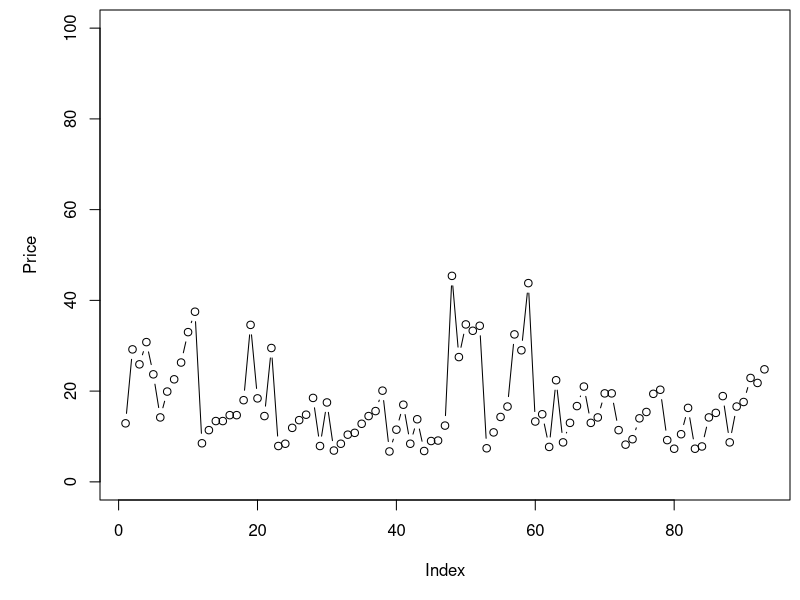
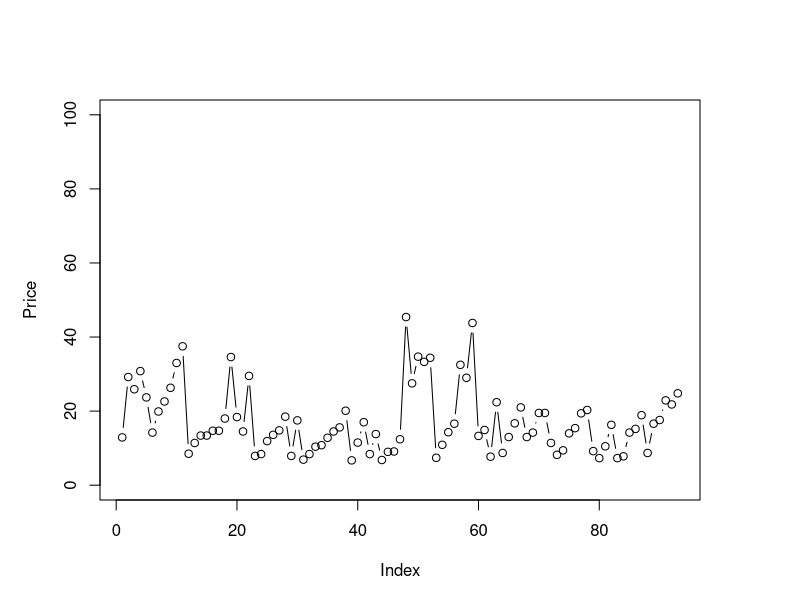
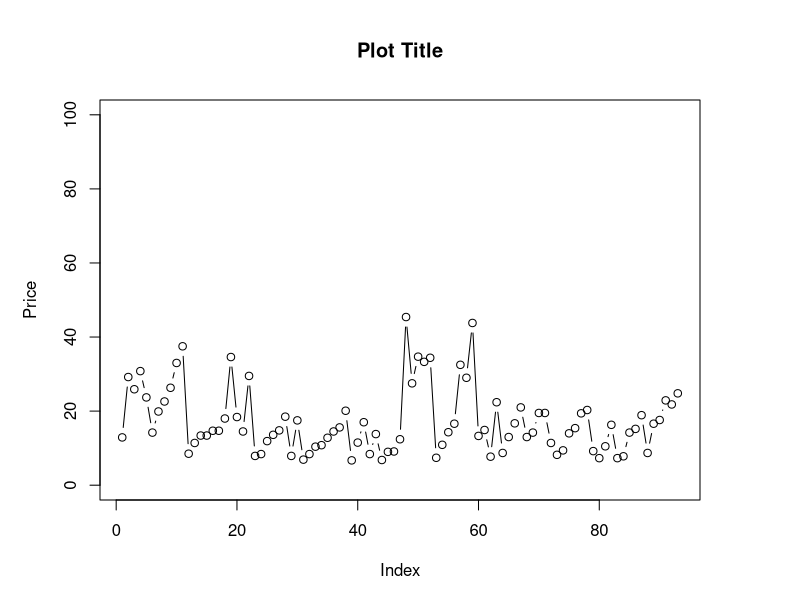
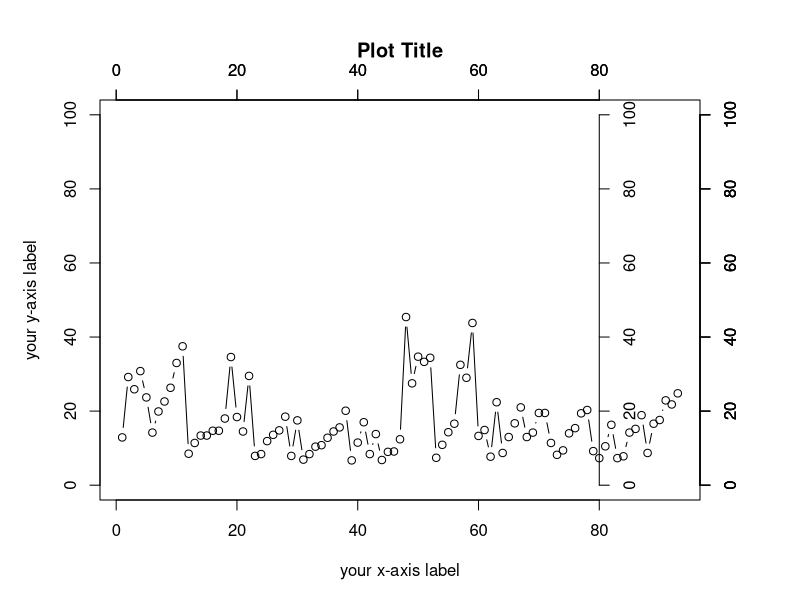
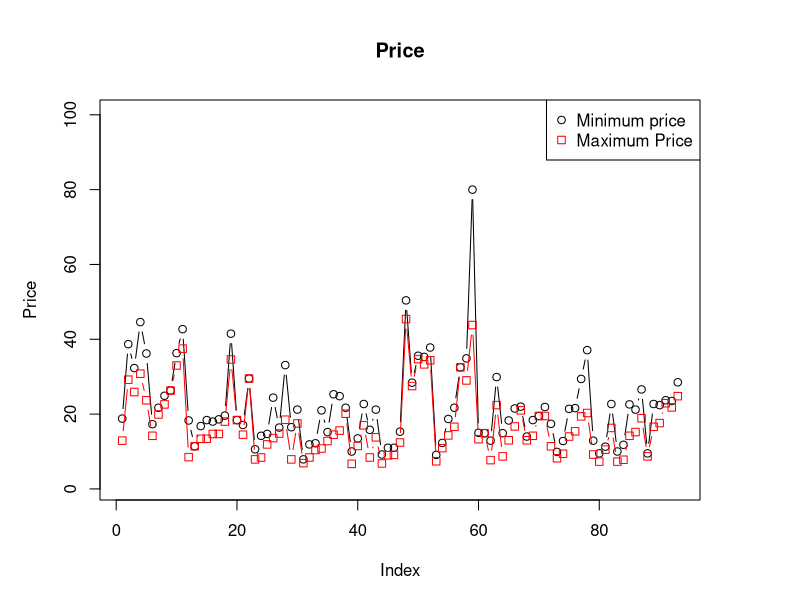
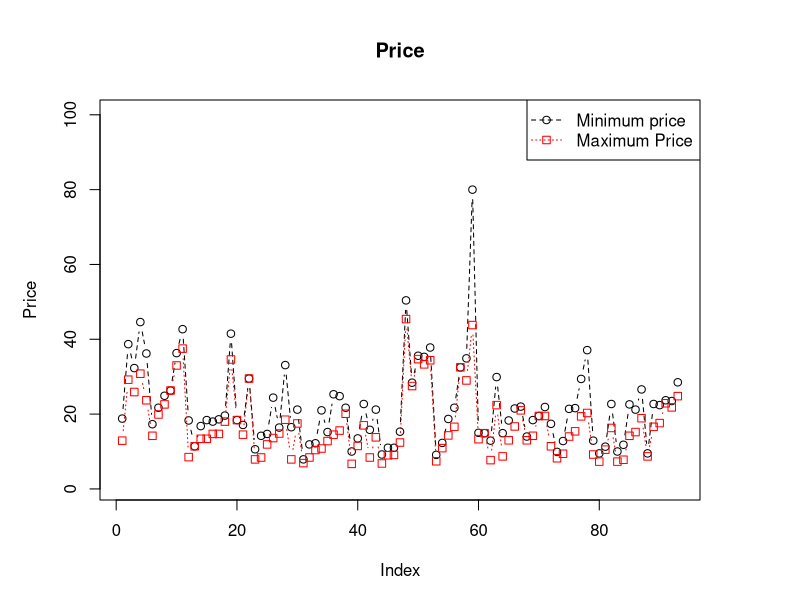
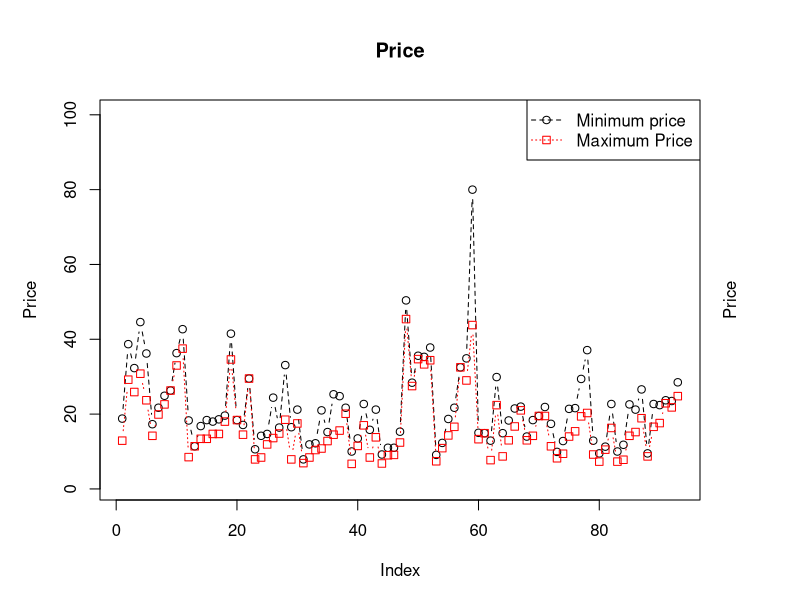
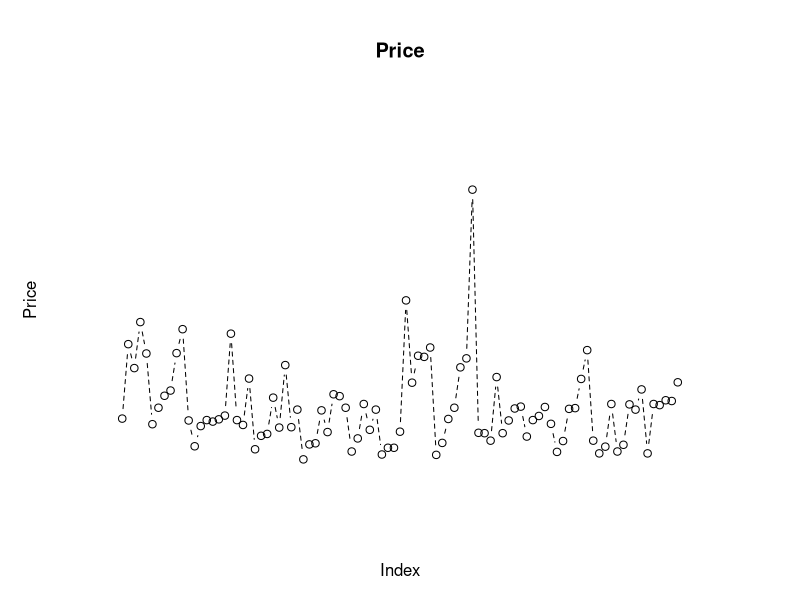

These figures' R source, in order:
#Set the margin of the plot
#par(mai=c(bottom, left,top,right)

library('MASS')
par(mai=c(10,10,1,1)/10)
plot(Cars93$Min.Price,type='b',ylab = 'Price',ylim = c(0,100))
par(mai=c(10,10,10,10)/10)
plot(Cars93$Min.Price,type='b',ylab = 'Price',ylim = c(0,100))

#plot title
plot(Cars93$Min.Price,type='b',ylab = 'Price',ylim = c(0,100),main='Plot Title')

#x-axis label - use xlab='your x-axis label'
#x-axis label - use ylab='your y-axis label'

plot(Cars93$Min.Price,type='b',ylab = 'your y-axis label',xlab='your x-axis label',ylim = c(0,100),main='Plot Title')

#axis() function is used to enable axis. By default, the botton and left axis are enabled.
#To enable axis on the top and right, use the following code
axis(side = 3)
axis(side = 4)

#To add axis without lebels
axis(side=3,labels = F)
axis(side=4,labels = F)

#To add axis without ticks
axis(side=3,tick = F)
axis(side=4,tick = F)

#manage the distance between axis and label
axis(side=4,labels = T,tick = T,line = .001)

#shift the position of the axis
axis(side=4,labels = T,tick = T,line = .001,pos = 80)

#character type for points
#http://www.statmethods.net/advgraphs/parameters.html
plot(Cars93$Max.Price,main="Price",ylab = 'Price',ylim = c(1,100),type = 'b')
points(Cars93$Min.Price,type = 'b',pch=0,col='red')
legend('topright',c('Minimum price','Maximum Price'),pch = c(1,0),col=c('black','red'))

#changing the line type
plot(Cars93$Max.Price,main="Price",ylab = 'Price',ylim = c(1,100),type = 'b',lty=2)
lines(Cars93$Min.Price,type = 'b',pch=0,col='red',lty=3)
legend('topright',c('Minimum price','Maximum Price'),pch = c(1,0),col=c('black','red'),lty = c(2,3))

#adding the text to the sides of the plot
plot(Cars93$Max.Price,main="Price",ylab = 'Price',ylim = c(1,100),type = 'b',lty=2)
lines(Cars93$Min.Price,type = 'b',pch=0,col='red',lty=3)
legend('topright',c('Minimum price','Maximum Price'),pch = c(1,0),col=c('black','red'),lty = c(2,3))
mtext('Price',side = 4,line = 1)

#plot without axis
plot(Cars93$Max.Price,main="Price",ylab = 'Price',ylim = c(1,100),type = 'b',lty=2,axes = F)
plot(Cars93$Max.Price,main="Price",ylab = 'Price',ylim = c(1,100),type = 'b',lty=2,axes = T)

#bty is used to control the box around the plot
#L shaped box
plot(Cars93$Max.Price,main="Price",ylab = 'Price',ylim = c(1,100),type = 'b',lty=2,axes = T,bty='l')

#complete box
plot(Cars93$Max.Price,main="Price",ylab = 'Price',ylim = c(1,100),type = 'b',lty=2,axes = T,bty='o')

#box in shape of '7'
plot(Cars93$Max.Price,main="Price",ylab = 'Price',ylim = c(1,100),type = 'b',lty=2,axes = T,bty='7')

#box in shape of 'C'
plot(Cars93$Max.Price,main="Price",ylab = 'Price',ylim = c(1,100),type = 'b',lty=2,axes = T,bty='c')

#box in shape of U
plot(Cars93$Max.Price,main="Price",ylab = 'Price',ylim = c(1,100),type = 'b',lty=2,axes = T,bty='u')

#box in shape of ]
plot(Cars93$Max.Price,main="Price",ylab = 'Price',ylim = c(1,100),type = 'b',lty=2,axes = T,bty=']')

#plot without box
plot(Cars93$Max.Price,main="Price",ylab = 'Price',ylim = c(1,100),type = 'b',lty=2,axes = T,bty='n')

#change the axis scale
#  lab=c(x-axis scale, y-axis scale, length)
plot(Cars93$Max.Price,main="Price",ylab = 'Price',ylim = c(1,100),type = 'b',lty=2,axes = T,bty='7',lab=c(10,100,1000))








